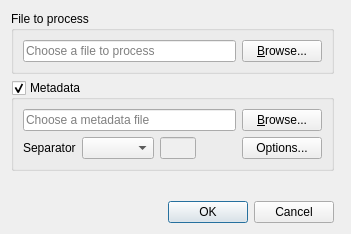
<?xml version="1.0" encoding="UTF-8"?>
<ui version="4.0">
 <class>ProcessFileDialog</class>
 <widget class="QDialog" name="ProcessFileDialog">
  <property name="windowModality">
   <enum>Qt::ApplicationModal</enum>
  </property>
  <property name="geometry">
   <rect>
    <x>0</x>
    <y>0</y>
    <width>351</width>
    <height>201</height>
   </rect>
  </property>
  <property name="sizePolicy">
   <sizepolicy hsizetype="Fixed" vsizetype="Fixed">
    <horstretch>0</horstretch>
    <verstretch>0</verstretch>
   </sizepolicy>
  </property>
  <property name="windowTitle">
   <string>Process File</string>
  </property>
  <layout class="QGridLayout" name="gridLayout_2">
   <item row="0" column="3" rowspan="6">
    <widget class="QWidget" name="wgAdvancedOptions" native="true"/>
   </item>
   <item row="1" column="0">
    <widget class="QGroupBox" name="gbMetadata">
     <property name="title">
      <string>Metadata</string>
     </property>
     <property name="checkable">
      <bool>true</bool>
     </property>
     <property name="checked">
      <bool>true</bool>
     </property>
     <layout class="QGridLayout" name="gridLayout">
      <item row="0" column="0" colspan="4">
       <layout class="QHBoxLayout" name="horizontalLayout">
        <item>
         <widget class="QLineEdit" name="editMetadataFile">
          <property name="enabled">
           <bool>true</bool>
          </property>
          <property name="minimumSize">
           <size>
            <width>200</width>
            <height>0</height>
           </size>
          </property>
          <property name="placeholderText">
           <string>Choose a metadata file</string>
          </property>
         </widget>
        </item>
        <item>
         <widget class="QPushButton" name="btBrowseMetadataFile">
          <property name="enabled">
           <bool>true</bool>
          </property>
          <property name="text">
           <string>&amp;Browse...</string>
          </property>
          <property name="icon">
           <iconset resource="ui.qrc">
            <normaloff>:/icons/images/folder-open.svg</normaloff>:/icons/images/folder-open.svg</iconset>
          </property>
         </widget>
        </item>
       </layout>
      </item>
      <item row="2" column="0" colspan="4">
       <layout class="QHBoxLayout" name="horizontalLayout_2">
        <item>
         <widget class="QLabel" name="label_2">
          <property name="text">
           <string>Separator</string>
          </property>
         </widget>
        </item>
        <item>
         <widget class="CsvDelimiterCombo" name="cbCsvDelimiter"/>
        </item>
        <item>
         <widget class="QLineEdit" name="editCsvDelimiter">
          <property name="enabled">
           <bool>false</bool>
          </property>
          <property name="maximumSize">
           <size>
            <width>37</width>
            <height>16777215</height>
           </size>
          </property>
          <property name="maxLength">
           <number>1</number>
          </property>
         </widget>
        </item>
        <item>
         <spacer name="horizontalSpacer">
          <property name="orientation">
           <enum>Qt::Horizontal</enum>
          </property>
          <property name="sizeHint" stdset="0">
           <size>
            <width>40</width>
            <height>20</height>
           </size>
          </property>
         </spacer>
        </item>
        <item>
         <widget class="QPushButton" name="btOptions">
          <property name="text">
           <string>Options...</string>
          </property>
          <property name="icon">
           <iconset resource="ui.qrc">
            <normaloff>:/icons/images/preferences-system.svg</normaloff>:/icons/images/preferences-system.svg</iconset>
          </property>
         </widget>
        </item>
       </layout>
      </item>
     </layout>
    </widget>
   </item>
   <item row="0" column="0">
    <widget class="QGroupBox" name="gbProcess">
     <property name="title">
      <string>File to process</string>
     </property>
     <layout class="QHBoxLayout" name="horizontalLayout_4">
      <item>
       <widget class="QLineEdit" name="editProcessFile">
        <property name="minimumSize">
         <size>
          <width>200</width>
          <height>0</height>
         </size>
        </property>
        <property name="placeholderText">
         <string>Choose a file to process</string>
        </property>
       </widget>
      </item>
      <item>
       <widget class="QPushButton" name="btBrowseProcessFile">
        <property name="text">
         <string>&amp;Browse...</string>
        </property>
        <property name="icon">
         <iconset resource="ui.qrc">
          <normaloff>:/icons/images/folder-open.svg</normaloff>:/icons/images/folder-open.svg</iconset>
        </property>
       </widget>
      </item>
     </layout>
    </widget>
   </item>
   <item row="7" column="0">
    <widget class="QDialogButtonBox" name="buttonBox">
     <property name="orientation">
      <enum>Qt::Horizontal</enum>
     </property>
     <property name="standardButtons">
      <set>QDialogButtonBox::Cancel|QDialogButtonBox::Ok</set>
     </property>
     <property name="centerButtons">
      <bool>false</bool>
     </property>
    </widget>
   </item>
  </layout>
 </widget>
 <customwidgets>
  <customwidget>
   <class>CsvDelimiterCombo</class>
   <extends>QComboBox</extends>
   <header>lib/ui/widgets.h</header>
  </customwidget>
 </customwidgets>
 <resources>
  <include location="ui.qrc"/>
 </resources>
 <connections>
  <connection>
   <sender>buttonBox</sender>
   <signal>accepted()</signal>
   <receiver>ProcessFileDialog</receiver>
   <slot>accept()</slot>
   <hints>
    <hint type="sourcelabel">
     <x>248</x>
     <y>254</y>
    </hint>
    <hint type="destinationlabel">
     <x>157</x>
     <y>274</y>
    </hint>
   </hints>
  </connection>
  <connection>
   <sender>buttonBox</sender>
   <signal>rejected()</signal>
   <receiver>ProcessFileDialog</receiver>
   <slot>reject()</slot>
   <hints>
    <hint type="sourcelabel">
     <x>316</x>
     <y>260</y>
    </hint>
    <hint type="destinationlabel">
     <x>286</x>
     <y>274</y>
    </hint>
   </hints>
  </connection>
 </connections>
</ui>
